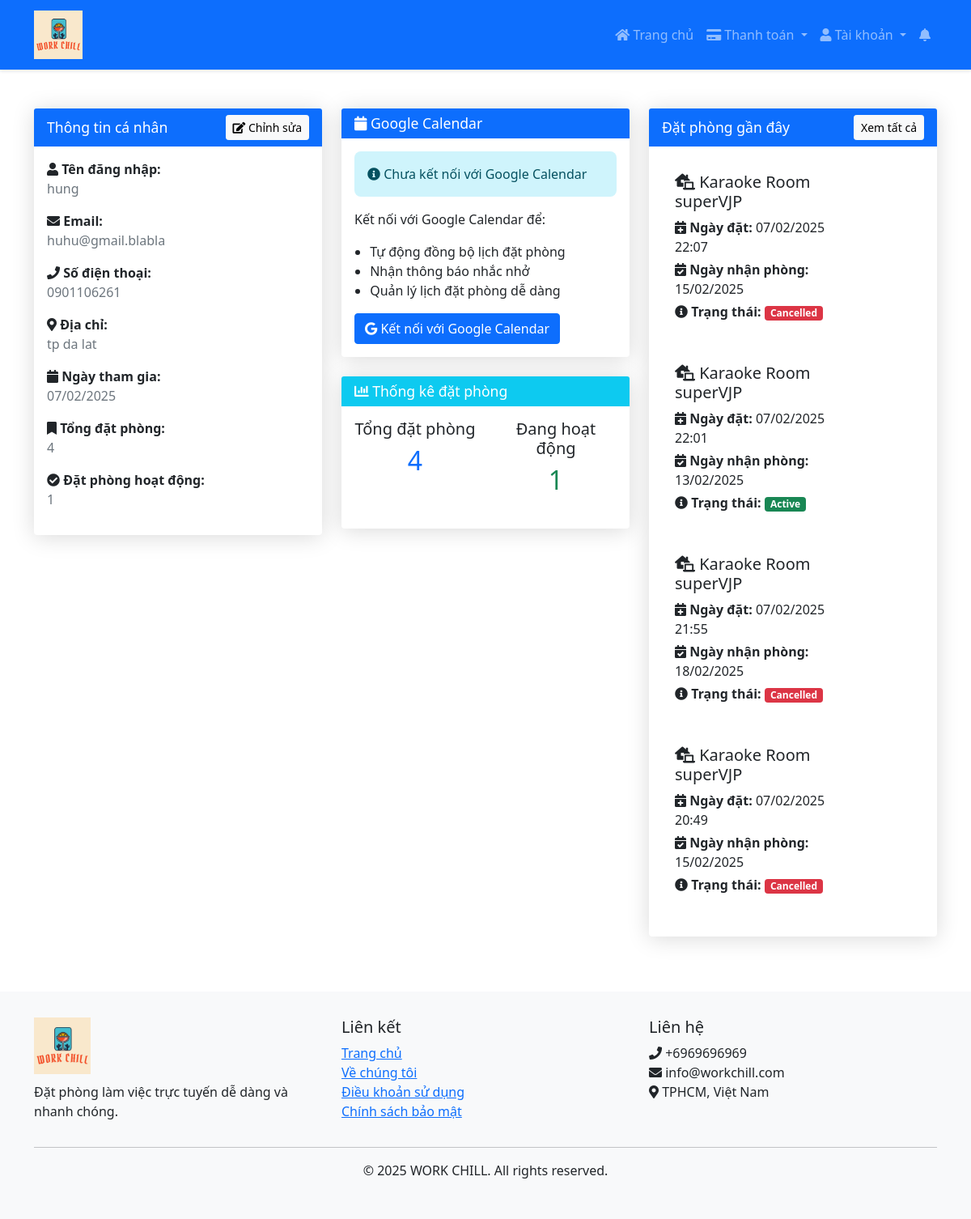
/profile/ (signed in), run on an earlier commit of the app's database.
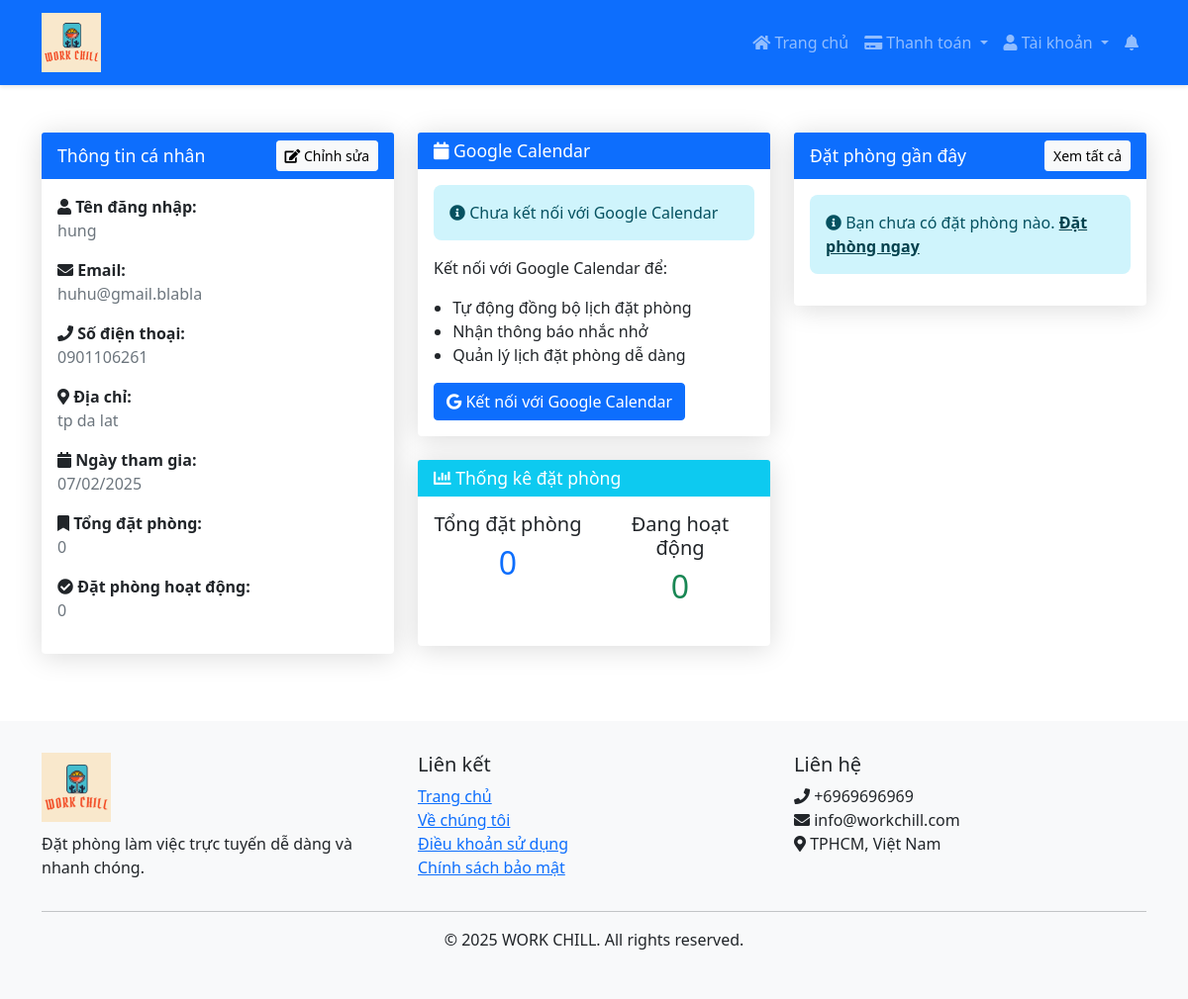
And on a later commit of the database.
### home/models.py (models this page shows, shortened)
class BaseModel(models.Model):
    uid = models.UUIDField(default=uuid.uuid4   , editable=False , primary_key=True)
    created_at = models.DateTimeField(auto_now_add=True)
    updated_at = models.DateTimeField(auto_now=True)
    class Meta:
        abstract = True
        ordering=['uid']

class PodBooking(BaseModel):
    pod = models.ForeignKey(Pod, related_name="pod_bookings_v1", on_delete=models.CASCADE)
    user = models.ForeignKey(User, related_name="user_bookings_v1", on_delete=models.CASCADE)
    start_date = models.DateField()
    end_date = models.DateField()
    hours = models.IntegerField(default=1)
    total_amount = models.DecimalField(max_digits=10, decimal_places=2, default=0)
    booking_type = models.CharField(max_length=100, choices=(
        ('Pre Paid', 'Pre Paid'),
        ('Post Paid', 'Post Paid')
    ))
    status = models.CharField(max_length=20, choices=(
        ('active', 'Active'),
        ('cancelled', 'Cancelled'),
        ('completed', 'Completed')
    ), default='active')
    calendar_event_id = models.CharField(max_length=255, blank=True, null=True)

class Pod(BaseModel):
    pod_name = models.CharField(max_length=100)
    pod_price = models.IntegerField()
    description = models.TextField()
    amenities = models.ManyToManyField(Amenities)
    room_count = models.IntegerField(default=10)

### home/views.py (the view)
# urls.py: path('profile/', user_profile, name='user_profile'),
@login_required
def user_profile(request):
    try:
        profile, created = UserProfile.objects.get_or_create(user=request.user)
        bookings = PodBooking.objects.filter(user=request.user)
        total_bookings = bookings.count()
        active_bookings = bookings.filter(status='active').count()
        recent_bookings = bookings.order_by('-created_at')[:5]
        is_calendar_connected = os.path.exists(settings.GOOGLE_CALENDAR_TOKEN_PATH)
        context = {
            'user': request.user,
            'profile': profile,
            'total_bookings': total_bookings,
            'active_bookings': active_bookings,
            'recent_bookings': recent_bookings,
            'today': date.today(),
            'is_calendar_connected': is_calendar_connected
        }
        return render(request, 'home/profile.html', context)
    except Exception as e:
        messages.error(request, f'Đã xảy ra lỗi khi tải trang profile: {str(e)}')
        return redirect('index')

### templates/home/profile.html (shortened to what the changed rows need)
{% extends 'home/base.html' %}
{% block content %}
<div class="container mt-5">
    <div class="row">
        <div class="col-md-4">
            <div class="card shadow">
                <div class="card-body">
                    <div class="mb-3">
                        <strong><i class="fas fa-bookmark"></i> Tổng đặt phòng:</strong>
                        <p class="text-muted mb-2">{{ total_bookings }}</p>
                    </div>
                    <div class="mb-3">
                        <strong><i class="fas fa-check-circle"></i> Đặt phòng hoạt động:</strong>
                        <p class="text-muted mb-2">{{ active_bookings }}</p>
                    </div>
                </div>
            </div>
        </div>
        <div class="col-md-4">
            <div class="card shadow">
                <div class="card-body">
                    <div class="row text-center">
                        <div class="col-6 mb-3">
                            <h5>Tổng đặt phòng</h5>
                            <h2 class="text-primary">{{ total_bookings }}</h2>
                        </div>
                        <div class="col-6 mb-3">
                            <h5>Đang hoạt động</h5>
                            <h2 class="text-success">{{ active_bookings }}</h2>
                        </div>
                    </div>
                </div>
            </div>
        </div>
        <div class="col-md-4">
            <div class="card shadow">
                <div class="card-body">
                    {% if recent_bookings %}
                        {% for booking in recent_bookings %}
                        <div class="card mb-3">
                            <div class="card-body">
                                <div class="row">
                                    <div class="col-md-8">
                                        <h5 class="card-title">
                                            <i class="fas fa-laptop-house"></i> {{ booking.pod.pod_name }}
                                        </h5>
                                        <p class="mb-1">
                                            <strong><i class="fas fa-calendar-plus"></i> Ngày đặt:</strong>
                                            {{ booking.created_at|date:"d/m/Y H:i" }}
                                        </p>
                                        <p class="mb-1">
                                            <strong><i class="fas fa-calendar-check"></i> Ngày nhận phòng:</strong>
                                            {{ booking.start_date|date:"d/m/Y" }}
                                        </p>
                                        <p class="mb-1">
                                            <strong><i class="fas fa-info-circle"></i> Trạng thái:</strong>
                                            <span class="badge {% if booking.status == 'active' %}bg-success
                                                  {% elif booking.status == 'cancelled' %}bg-danger
                                                  {% else %}bg-secondary{% endif %}">
                                                {{ booking.get_status_display }}
                                            </span>
                                        </p>
                                    </div>
                                    <div class="col-md-4 text-end">
                                    </div>
                                </div>
                            </div>
                        </div>
                        {% endfor %}
                    {% else %}
                        <div class="alert alert-info">
                            <i class="fas fa-info-circle"></i> Bạn chưa có đặt phòng nào.
                            <a href="{% url 'index' %}" class="alert-link">Đặt phòng ngay</a>
                        </div>
                    {% endif %}
                </div>
            </div>
        </div>
    </div>
</div>
<link rel="stylesheet" href="https://cdnjs.cloudflare.com/ajax/libs/font-awesome/5.15.4/css/all.min.css">
{% endblock %}

What changed in the data, as far as the page shows it:
removed PodBooking: pod.pod_name "Karaoke Room superVJP", created_at "07/02/2025 22:07", start_date "15/02/2025", status "Cancelled"
removed PodBooking: pod.pod_name "Karaoke Room superVJP", created_at "07/02/2025 22:01", start_date "13/02/2025", status "Active"
removed PodBooking: pod.pod_name "Karaoke Room superVJP", created_at "07/02/2025 21:55", start_date "18/02/2025", status "Cancelled"
removed PodBooking: pod.pod_name "Karaoke Room superVJP", created_at "07/02/2025 20:49", start_date "15/02/2025", status "Cancelled"
Also different on the page:
{{ total_bookings }}: "4" → "0"
{{ active_bookings }}: "1" → "0"
text now shown: "Bạn chưa có đặt phòng nào. Đặt phòng ngay"
